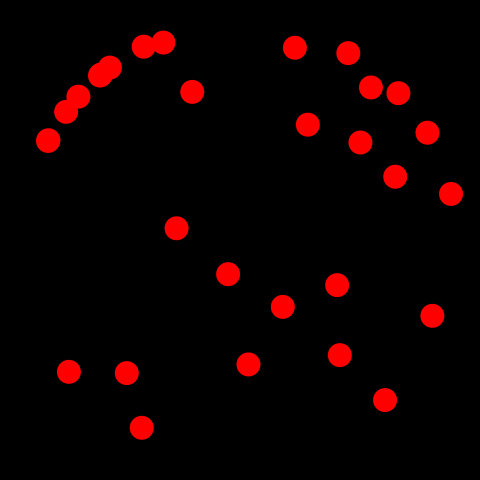
Frame 1 (no input)
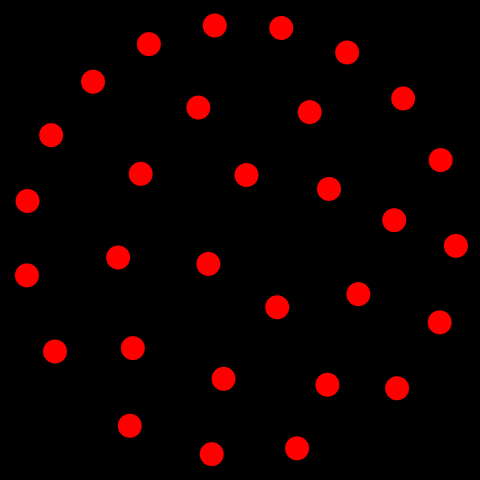
Frame 60 (the mouse pressed at the canvas centre just before this capture)
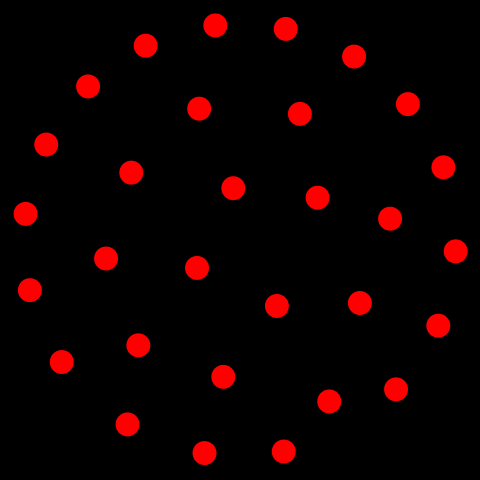
Frame 120 (the mouse held since frame 60 and released just before this capture)

The Processing sketch that drew these frames (run headless with seeded random() and noise(); from frame 60 on, the mouse is pressed at the canvas centre):

// Processing sketch: hermit4
// ── hermit4.pde
void setup() {
  size(480, 480);
  hermits = new ArrayList<Hermit>();
  int numberOfHermits = 30;
  for(int i = 0; i < numberOfHermits; ++i) {
  hermits.add(new Hermit());
  }
}

class Hermit {
  float x = random(width), y = random(height);
  float diameter = width/20;
  float mass = 1;
  color c = color(255, 0, 0);
  boolean drag = false;

  void dragIfSelected() {
    drag  = (dist(x, y, mouseX, mouseY)<diameter);
    if (drag) {
      dragHermit = this;
    }
  }

  void drawIt() {
    fill(c);
    noStroke();
    if (dragHermit == null)
      c = color(255, 0, 0);
    else 
      c = color(255, max(0, 255-dist(x, y, dragHermit.x, dragHermit.y)), 0);
    ellipse(x, y, diameter, diameter);
  }

  Hermit move() {
    if (drag) {
      x = mouseX;
      y = mouseY;
    } 
    else {
      float f_x=0, f_y=0;
      for (Hermit hermit : hermits) {
        if (hermit != this) {
          float d2 = dist(x, y, hermit.x, hermit.y);
          d2 *= d2;
          if (d2 < 1) {
            //too close -- bump apart
            d2 = 1; 
            x += random(4) - 2; 
            y += random(4) - 2;
          }
          f_x += (x - hermit.x) / d2 / d2; 
          f_y += (y - hermit.y) / d2/ d2  ;
        }
      }
      float forceMultiplier = 500000;
      x += f_x * forceMultiplier;
      y += f_y * forceMultiplier;
      //moveToEdgeOfWindow();
      moveToEdgeOfCircle();
    }
    return this;
  }

  void moveToEdgeOfCircle() {
    float d = dist(x, y, width/2, height/2);
    float x_mid = width * 0.5;
    float maxD = x_mid * 0.9;
    if(d > maxD ) {
      x = x_mid + (x - x_mid) * maxD/ d ;
      y = height /2 + (y - height/2) * maxD / d;
    }
  }

  void moveToEdgeOfWindow() {
    float radius = diameter * 0.5;
    x=max(x, radius);
    x=min(x, width - radius);
    y=max(y, radius);
    y=min(y, height - radius);
  }

  void releaseDrag() {
    drag = false;
    dragHermit = null;
  }
}

ArrayList<Hermit> hermits;
Hermit dragHermit;
color bgColor = color(0);

void draw() {
  background(bgColor);
  for(Hermit hermit : hermits) {
    hermit.move().drawIt();
  }
}

void mousePressed() {
  for(Hermit hermit : hermits) {
    hermit.dragIfSelected();
  }
}  

void mouseReleased() {
  for(Hermit hermit : hermits) {
    hermit.releaseDrag();
  }
}  
